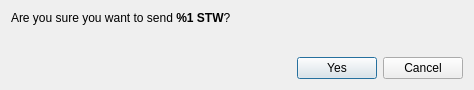
<?xml version="1.0" encoding="UTF-8"?>
<ui version="4.0">
 <class>ConfirmSendDialog</class>
 <widget class="QDialog" name="ConfirmSendDialog">
  <property name="windowModality">
   <enum>Qt::ApplicationModal</enum>
  </property>
  <property name="geometry">
   <rect>
    <x>0</x>
    <y>0</y>
    <width>474</width>
    <height>90</height>
   </rect>
  </property>
  <property name="windowTitle">
   <string>Confirm sending %1 STW</string>
  </property>
  <layout class="QVBoxLayout" name="verticalLayout">
   <item>
    <layout class="QVBoxLayout" name="verticalLayout_2">
     <item>
      <widget class="QLabel" name="m_confirmLabel">
       <property name="text">
        <string>&lt;html&gt;&lt;head/&gt;&lt;body&gt;&lt;p&gt;Are you sure you want to send &lt;strong&gt;%1 STW&lt;/strong&gt;?&lt;/p&gt;&lt;/body&gt;&lt;/html&gt;</string>
       </property>
       <property name="textFormat">
        <enum>Qt::RichText</enum>
       </property>
      </widget>
     </item>
     <item>
      <widget class="QLabel" name="m_paymentIdLabel">
       <property name="text">
        <string/>
       </property>
       <property name="textFormat">
        <enum>Qt::RichText</enum>
       </property>
      </widget>
     </item>
    </layout>
   </item>
   <item>
    <spacer name="verticalSpacer">
     <property name="orientation">
      <enum>Qt::Vertical</enum>
     </property>
     <property name="sizeHint" stdset="0">
      <size>
       <width>20</width>
       <height>40</height>
      </size>
     </property>
    </spacer>
   </item>
   <item>
    <layout class="QHBoxLayout" name="horizontalLayout_2">
     <item>
      <spacer name="horizontalSpacer">
       <property name="orientation">
        <enum>Qt::Horizontal</enum>
       </property>
       <property name="sizeHint" stdset="0">
        <size>
         <width>40</width>
         <height>20</height>
        </size>
       </property>
      </spacer>
     </item>
     <item>
      <widget class="QPushButton" name="m_okButton">
       <property name="text">
        <string>Yes</string>
       </property>
       <property name="icon">
        <iconset resource="../../resources.qrc">
         <normaloff>:/icons/transaction</normaloff>:/icons/transaction</iconset>
       </property>
      </widget>
     </item>
     <item>
      <widget class="QPushButton" name="m_cancelButton">
       <property name="text">
        <string>Cancel</string>
       </property>
       <property name="icon">
        <iconset resource="../../resources.qrc">
         <normaloff>:/icons/cancel</normaloff>:/icons/cancel</iconset>
       </property>
      </widget>
     </item>
    </layout>
   </item>
  </layout>
 </widget>
 <resources>
  <include location="../../resources.qrc"/>
 </resources>
 <connections>
  <connection>
   <sender>m_okButton</sender>
   <signal>clicked()</signal>
   <receiver>ConfirmSendDialog</receiver>
   <slot>accept()</slot>
   <hints>
    <hint type="sourcelabel">
     <x>500</x>
     <y>62</y>
    </hint>
    <hint type="destinationlabel">
     <x>276</x>
     <y>44</y>
    </hint>
   </hints>
  </connection>
  <connection>
   <sender>m_cancelButton</sender>
   <signal>clicked()</signal>
   <receiver>ConfirmSendDialog</receiver>
   <slot>reject()</slot>
   <hints>
    <hint type="sourcelabel">
     <x>417</x>
     <y>62</y>
    </hint>
    <hint type="destinationlabel">
     <x>276</x>
     <y>44</y>
    </hint>
   </hints>
  </connection>
 </connections>
</ui>
